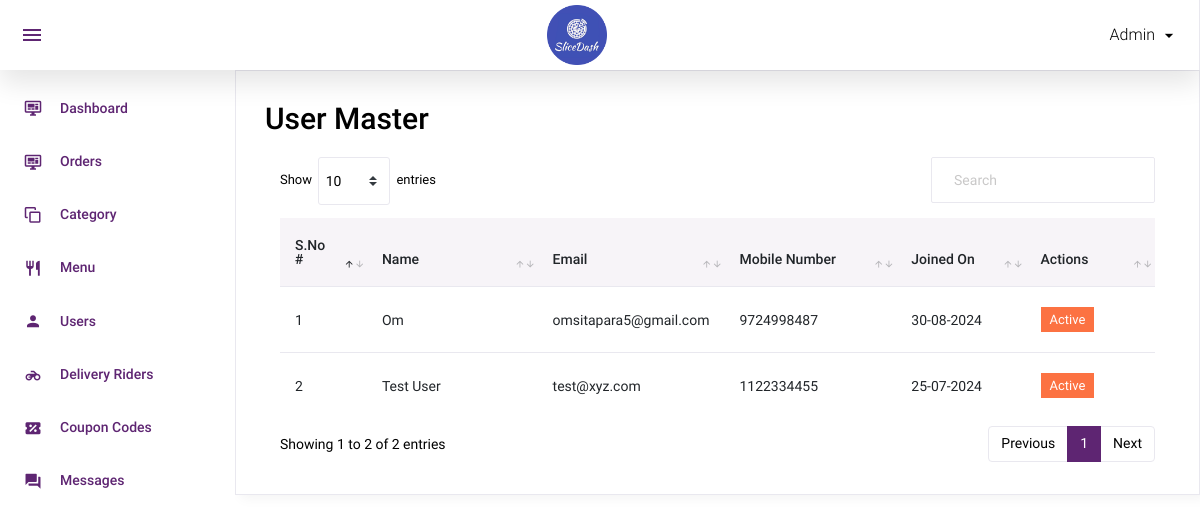
The page /admin/user.php (signed in) on the database its author committed.
### tables this page shows
CREATE TABLE `user` (
  `id` int(11) NOT NULL,
  `name` varchar(50) NOT NULL,
  `email` varchar(50) NOT NULL,
  `mobile` varchar(15) NOT NULL,
  `password` varchar(100) NOT NULL,
  `status` int(1) NOT NULL,
  `added_on` datetime DEFAULT NULL
);

### admin/user.php (the view, shortened to what this page needs)
<?php
include('top.php');
$sql="select * from user order by id desc";
$res=mysqli_query($con,$sql);
?>
  <div class="card">
            <div class="card-body">
              <h1 class="grid_title">User Master</h1>
                <div class="col-12">
                  <div class="table-responsive">
                    <table id="order-listing" class="table">
                      <thead>
                        <tr>
                            <th width="10%">S.No #</th>
                            <th width="20%">Name</th>
                            <th width="20%">Email</th>
                            <th width="20%">Mobile Number</th>
							<th width="15%">Joined On</th>
                            <th width="15%">Actions</th>
                        </tr>
                      </thead>
                      <tbody>
                        <?php if(mysqli_num_rows($res)>0){
						$i=1;
						while($row=mysqli_fetch_assoc($res)){
						?>
						<tr>
                            <td><?php echo $i?></td>
                            <td><?php echo $row['name']?></td>
							<td><?php echo $row['email']?></td>
                            <td><?php echo $row['mobile']?></td>
							<td><?php
							$dateStr= strtotime($row['added_on']);
							echo date('d-m-Y',$dateStr);
							?></td>
							<td>
                                <?php
								if($row['status']==1){
								?>
								<a href="?id=<?php echo $row['id']?>&type=deactive"><label class="badge badge-danger hand_cursor">Active</label></a>
								<?php
								}else{
								?>
								<a href="?id=<?php echo $row['id']?>&type=active"><label class="badge badge-info hand_cursor">Deactive</label></a>
								<?php
								}
								?>
							</td>
                        </tr>
                        <?php
						$i++;
						} } else { ?>
						<tr>
							<td colspan="5">No data found</td>
						</tr>
						<?php } ?>
                      </tbody>
                    </table>
                  </div>
				</div>
              </div>
            </div>
          </div>
<?php include('footer.php');?>

### rows shown on the page
user: name "Om", email "omsitapara5@gmail.com", mobile "9724998487", added_on "30-08-2024"
user: name "Test User", email "test@xyz.com", mobile "1122334455", added_on "25-07-2024"
